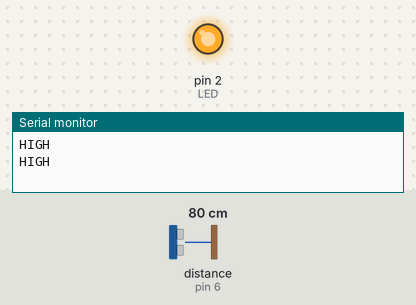
The sketch below on a simulated Arduino Uno, built with avr-gcc and run on an emulated ATmega328P. On the bench: output pins drawn as LEDs (lit = HIGH), the last lines printed to the serial monitor. The test bench sets the inputs (shaded band); at power-on: distance to the obstacle (sensor on pin 6) 80 cm.

Above: at 11.8 s.
11.9 s: distance to the obstacle (sensor on pin 6) set to 94 cm
23.2 s: distance to the obstacle (sensor on pin 6) set to 105 cm
At 34.0 s:
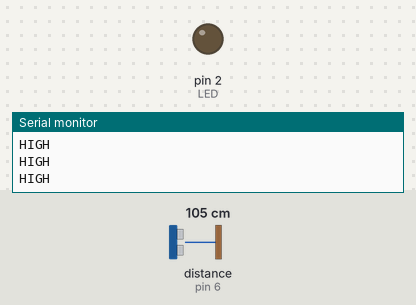
34.5 s: distance to the obstacle (sensor on pin 6) set to 2 cm
At 35.8 s:
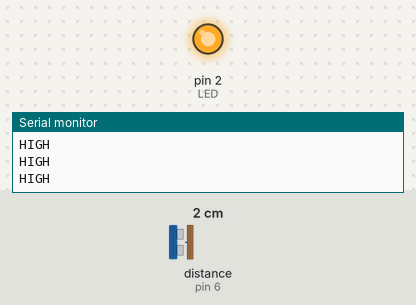
42.7 s: distance to the obstacle (sensor on pin 6) set to 120 cm
At 46.9 s:
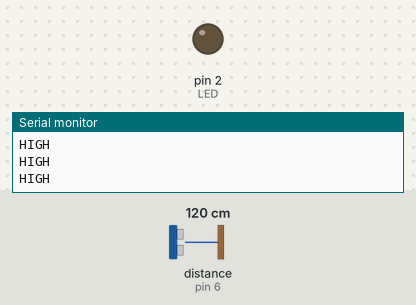
Timing chart, 0 to 48.4 s (numbered marks = the images above; inputs shaded):
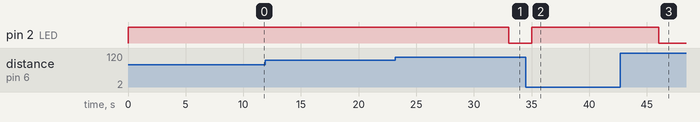

Measured:
- the behaviour switches between 99 and 100 cm on distance to the obstacle (sensor on pin 6) (found by bisection; images 0 and 1)
- after the input at 23.2 s, pin 2 (LED): HIGH → LOW after 9.8 s
- after the input at 34.5 s, pin 2 (LED): LOW → HIGH after 0.53 s
- after the input at 42.7 s, pin 2 (LED): HIGH → LOW after 3.3 s

The sketch:

proximityLIGHT.ino
```cpp
#include <Ultrasonic.h>

Ultrasonic ultrasonic(5, 6);
int LED = 2;
int threshold = 100;
void setup() {
  // put your setup code here, to run once:
  Serial.begin(9600);
  pinMode(LED, OUTPUT);

}

void loop() {
  // put your main code here, to run repeatedly:
  int distance = ultrasonic.distanceRead();
  if(distance< threshold)
  {
  digitalWrite(LED, HIGH);
  Serial.println("HIGH");
  delay(10000);
  }
  else{
  digitalWrite(LED,LOW);
  }
  delay(1000);

}
```
